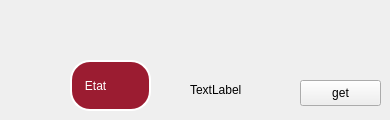
          <widget class="QWidget" name="tab_9">
           <attribute name="title">
            <string>arduino</string>
           </attribute>
           <widget class="QLabel" name="label_42">
            <property name="geometry">
             <rect>
              <x>70</x>
              <y>60</y>
              <width>81</width>
              <height>51</height>
             </rect>
            </property>
            <property name="styleSheet">
             <string notr="true">background-color:#9B1C31;
color:white;
border-radius:20px;
 border: 2px solid white ;</string>
            </property>
            <property name="text">
             <string>   Etat</string>
            </property>
           </widget>
           <widget class="QLabel" name="label_43">
            <property name="geometry">
             <rect>
              <x>190</x>
              <y>80</y>
              <width>69</width>
              <height>20</height>
             </rect>
            </property>
            <property name="text">
             <string>TextLabel</string>
            </property>
           </widget>
           <widget class="QToolButton" name="toolButton">
            <property name="geometry">
             <rect>
              <x>300</x>
              <y>80</y>
              <width>81</width>
              <height>26</height>
             </rect>
            </property>
            <property name="styleSheet">
             <string notr="true">QPushButton
{border-radius:20px;
background-color:rgb(161, 29, 31);
color:white;
border: 2px solid white;}

QPushButton::hover
{
background-color:white;
color:rgb(161, 29, 31);}

</string>
            </property>
            <property name="text">
             <string>get</string>
            </property>
           </widget>
          </widget>
